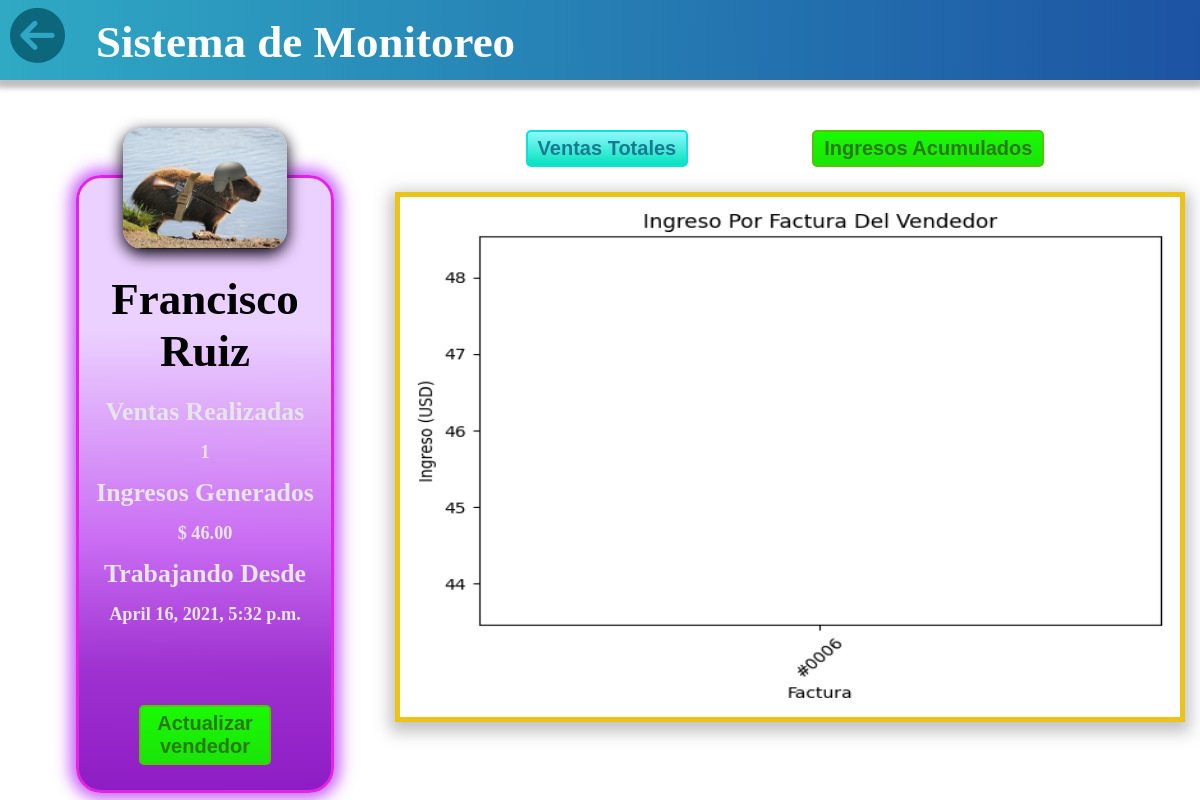
Page /users/detail/1/0/ (signed in) on the committed database.
### users/models.py (models this page shows)
class Profile(models.Model):
    name = models.CharField(max_length=120)
    identification_document = models.CharField(max_length=10, default="none")
    created = models.DateTimeField(auto_now_add=True)
    last_modified = models.DateTimeField(auto_now=True)

class Salesman(Profile):
    user = models.OneToOneField(User, on_delete=models.CASCADE)
    count_sells = models.IntegerField(default=0)
    earnings = models.DecimalField(max_digits=10, decimal_places=2, default=0)
    seller_id = models.AutoField(
        auto_created=True, primary_key=True, unique=True)
    picture = models.ImageField(
        upload_to="users/pictures",
        blank=True,
        null=True
    )

class Profile(models.Model):
    name = models.CharField(max_length=120)
    identification_document = models.CharField(max_length=10, default="none")
    created = models.DateTimeField(auto_now_add=True)
    last_modified = models.DateTimeField(auto_now=True)

### users/views.py (the view)
class DetailSalesmanSells(LoginRequiredMixin, DetailView):
    template_name = "users/html/info_salesman.html"
    slug_field = 'pk'
    slug_url_kwarg = 'pk'
    model = Salesman
    queryset = Salesman.objects.all()
    context_object_name = 'salesman'
    def get_context_data(self, **kwargs):
        context = super().get_context_data(**kwargs)
        context['plot'] = utils.all_sells_by_salesman(context['salesman'].pk)
        return context

### users/utils.py (called while the page is built)
def get_graph():
    buffer = BytesIO()
    plt.savefig(buffer, format='png')
    buffer.seek(0)
    image_png = buffer.getvalue()
    graph = base64.b64encode(image_png)
    graph = graph.decode('utf-8')
    buffer.close()
    return graph

def all_sells_by_salesman(id_salesman):
    salesman = Salesman.objects.get(pk=id_salesman)
    sells = Sells.objects.filter(
        id_salesman__exact=salesman
    )
    x_data = [f'#000{sell.invoice_id}' for sell in sells]
    y_data = [sell.income for sell in sells]
    plt.switch_backend('AGG')
    plt.figure(figsize=(6.1, 4.9))
    plt.title('Ingreso Por Factura Del Vendedor')
    plt.plot(x_data, y_data)
    plt.xticks(rotation=45)
    plt.ylabel("Ingreso (USD)")
    plt.xlabel("Factura")
    plt.tight_layout()
    graph = get_graph()
    return graph

### templates/users/html/info_salesman.html (shortened to what this page needs)
<!DOCTYPE html>
<html lang="en">
  <head>
    {% load static %}
    <link rel="stylesheet"
	  href="{% static 'users/css/style_info_salesman.css'%}">
  </head>
  <body>
    <header id="header">
      <h1 id="title">
	Sistema de Monitoreo
      </h1>
      <div class="go-back">
	<a href="{%url 'users:home' %}"><i class="fas fa-arrow-circle-left"></i></a>
      </div>
    </header>
    <main>
      <section class="left-side">
	<div id="box-info">
	  <div class="seller">
	    <img src="{{ salesman.picture.url }}" alt="">
	  </div>
	  <h2 class="name">
	    {{salesman.name}}
	  </h2>
	  <div class="information">
	    <h3>
	      Ventas Realizadas
	    </h3>
	    <h5>
	      {{salesman.count_sells}}
	    </h5>
	    <h3>
	      Ingresos Generados
	    </h3>
	    <h5>
	      $ {{salesman.earnings}}
	    </h5>
	    <h3>
	      Trabajando Desde
	    </h3>
	    <h5>
	      {{salesman.created}}
	    </h5>
	  </div>
	  <div class="buttons">
	    <button id="income">
	      <a href="/users/update/{{ salesman.pk }}/">Actualizar vendedor</a>
	    </button>
	  </div>
	</div>
      </section>
      <section class="right-side">
	<div class="buttons">
	  <button id="sales">
	    <a href="/users/detail/{{ salesman.pk }}/0/">Ventas Totales</a>
	  </button>
	  <button id="income">
	    <a href="/users/detail/{{ salesman.pk }}/1/">Ingresos Acumulados</a>
	  </button>
	</div>
	<div id = "graph"
	     style="background-size: 100% 100% ; background-repeat: no-repeat; background-position: center;">
	</div>
      </section>
    </main>
  </body>
</html>

### static/users/css/style_info_salesman.css (style rules this page uses)
* { margin: 0px; }
.go-back { text-decoration: none; font-size: 55px; display: inline-block; position: relative; left: 10px; top: 6px; }
.go-back >a { color: #0c667c; }
#header { background: linear-gradient(90.88deg, #32B8CA -17.16%, #183D9A 125.57%); box-shadow: 0px 5px 5px 3px rgba(0, 0, 0, 0.25); height: 10vh; }
#title { position: absolute; left: 8vw; top: 2vh; font-size: 45px; font-weight: bold; color: #FFFFFF; }
body { background: #FFFFFF; }
main { display: inline-flex; }
.left-side { width: 30%; text-align: center; margin: 10px 0px 10px 25px; }
#box-info { width: 70%; margin: 85px auto 0px auto; background: linear-gradient(359.59deg, #8F1DC5 0.46%, #9E31D0 19.74%, #CA6DF3 40.91%, #EBD1FF 75.25%); border-radius: 25px; border: 3px solid #E225E5; box-shadow: 0px 0px 15px 6px rgba(174, 20, 245, 0.678); }
.seller { width: 100%; margin: 0px auto; }
#box-info img { width: 65%; border-radius: 20px; margin: -50px 0px 0px 0px; box-shadow: 0px 5px 15px 1px rgb(19, 11, 29); }
.name { font-size: 45px; margin: 20px; }
.information { padding-bottom: 40px; font-size: 22px; color: #e6e5e7; }
.information >h3 { margin: 15px auto; }
.right-side { width: 65%; text-align: center; margin: 10px 10px; }
.buttons { margin: 40px 0px 25px 0px; }
.buttons button { margin: 0px 60px; text-decoration: none; color: #071a4e; font-size: 20px; font-weight: bold; padding: 5px 10px; }
.buttons #sales { background: linear-gradient(360deg, rgb(6, 226, 189), rgb(140, 248, 252)); border: 2px solid #0edfdf; border-radius: 5px; }
.buttons #sales a { text-decoration: none; color: rgb(26, 121, 145); }
.buttons #income { background: linear-gradient(180deg, #19fa04, #1ae408); border: 2px solid #51c703; box-sizing: border-box; border-radius: 5px; }
.buttons #income a { text-decoration: none; color: rgb(42, 121, 18); }
#graph { border: rgb(235, 196, 26) 5px solid; background: #0a83a1; height: 74%; width: 100%; margin: auto; box-shadow: 0px 5px 15px 5px rgba(78, 77, 80, 0.349); }

### rows in the picture
Salesman: picture (picture), count_sells "1", earnings "46.00"
Profile: name "Francisco Ruiz", created "April 16, 2021, 5:32 p.m."
